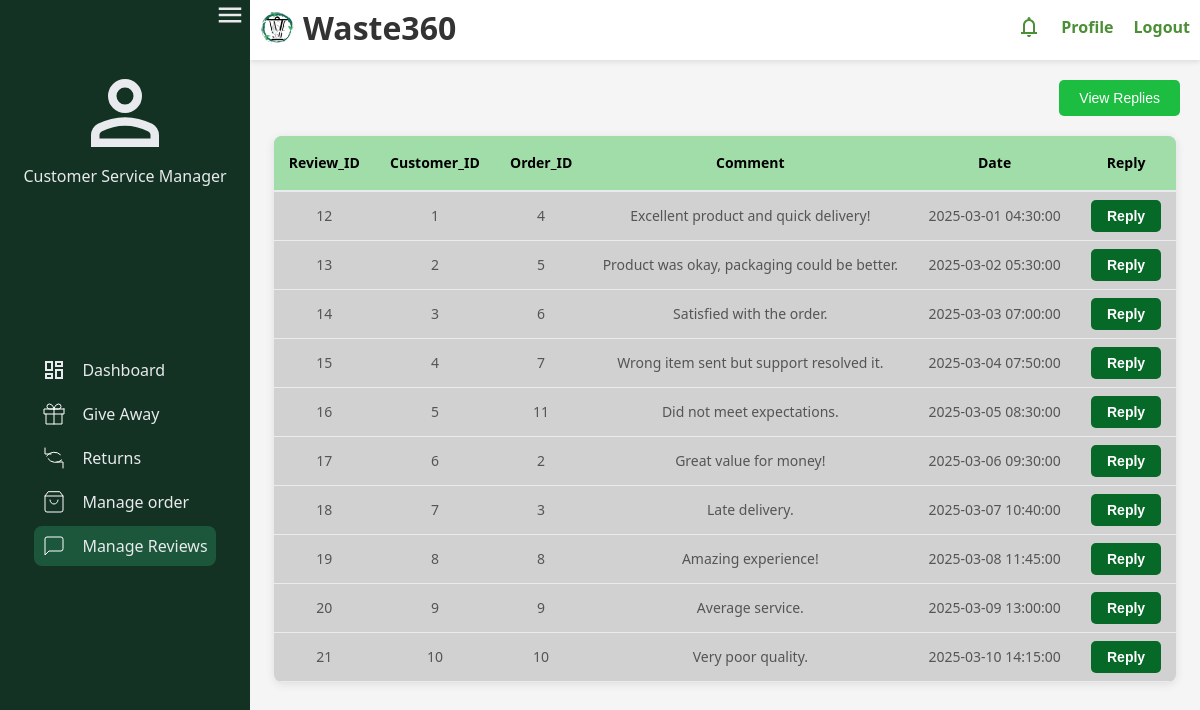
Screenshot of /src/roles/customerServiceManager/html/manage_reviews/manage_reviews.php with the database file from the repository.
### tables this page shows
CREATE TABLE `review` (
  `review_id` int(11) NOT NULL,
  `customer_id` int(11) NOT NULL,
  `order_id` int(11) NOT NULL,
  `rating` int(11) DEFAULT NULL,
  `comment` text DEFAULT NULL,
  `date` timestamp NULL DEFAULT NULL,
  `dateModified` timestamp NULL DEFAULT NULL,
  `status` enum('pending','replied','','') NOT NULL
);

### src/roles/customerServiceManager/html/manage_reviews/manage_reviews.php (the view, shortened to what this page needs)
<?php
include "../../../../connect.php";
?>
<!DOCTYPE html>
<html lang="en">
<head>
  <link rel="stylesheet" href="../../styles/common.css">
  <link rel="stylesheet" href="../../styles/sidebar.css">
  <link rel="stylesheet" href="../../styles/manage_review/manage_review.css">
</head>
<body>
  <nav id="sidebar">
    <button id="toggle-btn" onclick="toggleSidebar()" class="toggle-btn">
      <img src="../../../../assets/menu.svg" alt="menu" />
    </button>
    <div class="sidebar-container">
      <div class="prof-picture">
        <img src="../../../../assets/user.svg" alt="profile" />
        <span class="user-title">Customer Service Manager</span>
      </div>
      <div>
        <ul>
          <li>
            <a href="../home.html"><img src="../../../../assets/dashboard.svg"
                alt="dashboard" /><span class="sidebar-titles">Dashboard</span></a>
          </li>
          <li>
            <a href="../give_away/give_away_request.html"><img
                src="../../../../assets/give_away.svg" /><span class="sidebar-titles">Give Away</span></a>
          </li>
          <li>
            <a href="../returns/returns.html"><img
                src="../../../../assets/returns.svg" /><span class="sidebar-titles">Returns</span></a>
          </li>
          <li>
            <a href="../manage_orders/manage_order.html"><img
                src="../../../../assets/manage_order.svg" /><span class="sidebar-titles">Manage order</span></a>
          </li>
          <li>
            <a href="../manage_reviews/manage_reviews.php" class="sidebar-active"><img src="../../../../assets/reviews.svg" /><span class="sidebar-titles">Manage
                Reviews</span></a>
          </li>
        </ul>
      </div>
    </div>
  </nav>
  <div class="content">
  <header class="header">
      <div class="logo">
        <img src="../../../../assets/Waste360.png" alt="logo" />
        <h1>Waste360</h1>
      </div>
      <nav class="nav">
        <ul>
          <li><a href="#"><img src="../../../../assets/notifications.svg"></a></li>
          <li><a href="#">Profile</a></li>
          <li><a href="#">Logout</a></li>
        </ul>
      </nav>
    </header>
    <div class="rep-button">
      <button class="reply-button"> <a href="replied_table.php">View Replies</a></button>
    </div>
    <div class="box">
      <div class="table-container">
        <table id="collectionTable">
            <thead>
                <tr>
                    <th>Review_ID</th>
                    <th>Customer_ID</th>
                    <th>Order_ID</th>
                    <th>Comment</th>
                    <th>Date</th>
                    <th>Reply</th>
                </tr>
            </thead>
            <tbody>
            <?php
            $sql = "SELECT * FROM review";
            $result = mysqli_query($con, $sql);
            if (mysqli_num_rows($result) > 0) {
                while ($row = mysqli_fetch_assoc($result)) {
                    echo "<tr>";
                    echo "<td>" . $row["review_id"] . "</td>";
                    echo "<td>" . $row["customer_id"] . "</td>";
                    echo "<td>" . $row["order_id"] . "</td>";
                    echo "<td>" . $row["comment"] . "</td>";
                    echo "<td>" . $row["date"] . "</td>";
                    echo "<td>
                    <button><a href='reply.php?review_id=" . $row['review_id'] . "'>
                        Reply</button>
                    </a>
                    </td>";
                    echo "</tr>";
                }
            }
            else {
                echo "<tr><td colspan='6'>No data found</td></tr>";
            }
            ?>
        </tbody>
        </table>
    </div>
  </div>
</body>
</html>

### src/roles/customerServiceManager/styles/common.css (style rules this page uses)
* { margin: 0; padding: 0; box-sizing: border-box; }
html { font-family: Poppins, sans-serif; line-height: 1.5rem; }
body { background-color: #f5f5f5; color: #333; min-height: 100vh; display: grid; grid-template-columns: auto 1fr; }
.content { position: relative; }
header { display: flex; justify-content: space-between; align-items: center; padding: 10px; background-color: #fff; box-shadow: 0 2px 5px rgba(0, 0, 0, 0.1); flex-wrap: wrap; }
.logo { display: flex; align-items: center; margin-bottom: 5px; }
.logo img { width: 35px; height: 35px; border-radius: 50%; margin-right: 8px; }
.nav { display: flex; gap: 8px; flex-wrap: wrap; }
.nav a { text-decoration: none; color: #4c8f36; font-weight: bold; }
.nav ul { list-style: none; display: flex; gap: 20px; }
.nav ul li a { color: #4c8f36; text-decoration: none; font-weight: bold; }

### src/roles/customerServiceManager/styles/sidebar.css (style rules this page uses)
#sidebar { position: sticky; top: 0; height: 100vh; width: 250px; background-color: #133223; transition: all 200ms ease-out; z-index: 1000; }
#sidebar .sidebar-container { display: grid; grid-template-rows: 250px auto 50px; align-content: space-between; min-height: 90vh; }
#sidebar .sidebar-container div { place-self: center; }
#sidebar .prof-picture { display: flex; flex-direction: column; }
#sidebar .user-title { color: #e8eaed; }
#sidebar ul { list-style: none; }
#sidebar ul li { margin-bottom: 4px; }
#sidebar a, #sidebar .dropdown-button { border-radius: 0.5em; padding: 0.5em; text-decoration: none; color: #e8eaed; display: flex; align-items: center; }
#sidebar .dropdown-button, #sidebar .toggle-btn { background: none; border: none; font: inherit; cursor: pointer; text-align: left; }
#sidebar .sidebar-active { background-color: #1c573b; }
#sidebar .toggle-btn { display: flex; text-align: right; position: absolute; right: 5px; }
#sidebar .toggle-btn img { width: 30px; }
#sidebar .sidebar-titles { margin-left: 1rem; }

### src/roles/customerServiceManager/styles/manage_review/manage_review.css (style rules this page uses)
:root { --primary-color: #2e7d32; --primary-hover: #1b5e20; --text-color: #333; --border-color: #ddd; --background-color: #f5f5f5; }
body { margin: 0; padding: 0; font-family: 'Segoe UI', Tahoma, Geneva, Verdana, sans-serif; background-color: var(--background-color); color: var(--text-color); }
.table-container { width: 95%; margin: 20px auto; background: #d1d1d1; border-radius: 8px; box-shadow: 0 2px 10px rgba(0, 0, 0, 0.1); overflow: hidden; }
#collectionTable { width: 100%; border-collapse: collapse; font-size: 14px; }
#collectionTable thead { background-color: #a1dda9; }
#collectionTable th { padding: 15px; text-align: center; font-weight: 600; color: black; border-bottom: 2px solid #e9ecef; }
#collectionTable td { padding: 12px 15px; border-bottom: 1px solid #e9ecef; color: #555; text-align: center; }
#collectionTable td a { text-decoration: none; }
.rep-button { margin: 20px; text-align: right; }
.reply-button { background-color: #1dbd42; color: white; border: none; padding: 10px 20px; border-radius: 5px; cursor: pointer; font-size: 14px; font-weight: 500; transition: background-color 0.2s ease; }
.reply-button a { color: white; text-decoration: none; }
.table-container td button a { display: inline; color: white; border: none; padding: 8px 16px; border-radius: 5px; cursor: pointer; font-size: 14px; font-weight: bold; transition: background-color 0.2s ease; text-decoration: none; }
.table-container td button { background-color: transparent; border: none; cursor: pointer; }
.table-container td button a[href*="reply.php"] { background-color: #066927; }

### rows the page displays
review: review_id "12", customer "1", order "4", comment "Excellent product and quick delivery!", date "2025-03-01 04:30:00"
review: review_id "13", customer "2", order "5", comment "Product was okay, packaging could be better.", date "2025-03-02 05:30:00"
review: review_id "14", customer "3", order "6", comment "Satisfied with the order.", date "2025-03-03 07:00:00"
review: review_id "15", customer "4", order "7", comment "Wrong item sent but support resolved it.", date "2025-03-04 07:50:00"
review: review_id "16", customer "5", order "11", comment "Did not meet expectations.", date "2025-03-05 08:30:00"
review: review_id "17", customer "6", order "2", comment "Great value for money!", date "2025-03-06 09:30:00"
review: review_id "18", customer "7", order "3", comment "Late delivery.", date "2025-03-07 10:40:00"
review: review_id "19", customer "8", order "8", comment "Amazing experience!", date "2025-03-08 11:45:00"
review: review_id "20", customer "9", order "9", comment "Average service.", date "2025-03-09 13:00:00"
review: review_id "21", customer "10", order "10", comment "Very poor quality.", date "2025-03-10 14:15:00"
